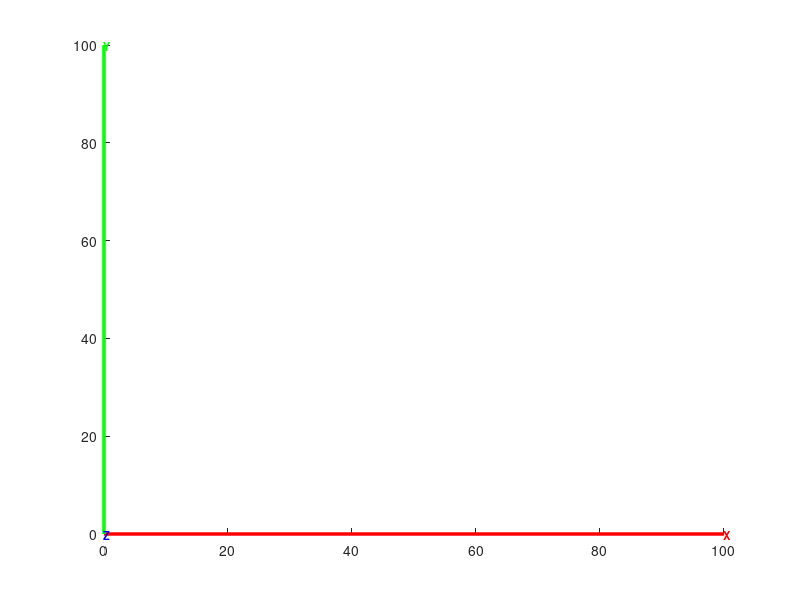

The MATLAB script that drew this image:
function h = create_mobile_frame(scale)
    if nargin < 1, scale = 100; end 
    
    h = hgtransform;
    
    line([0 scale], [0 0], [0 0], 'Color', 'r', 'LineWidth', 2.5, 'Parent', h); % X (Красный)
    line([0 0], [0 scale], [0 0], 'Color', 'g', 'LineWidth', 2.5, 'Parent', h); % Y (Зеленый)
    line([0 0], [0 0], [0 scale], 'Color', 'b', 'LineWidth', 2.5, 'Parent', h); % Z (Синий)
    
    text(scale, 0, 0, 'X', 'Color', 'r', 'FontSize', 8, 'FontWeight', 'bold', 'Parent', h);
    text(0, scale, 0, 'Y', 'Color', 'g', 'FontSize', 8, 'FontWeight', 'bold', 'Parent', h);
    text(0, 0, scale, 'Z', 'Color', 'b', 'FontSize', 8, 'FontWeight', 'bold', 'Parent', h);
end
